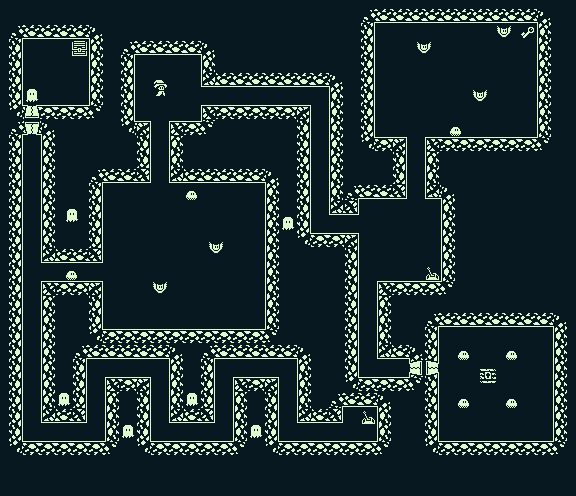

A level layout from a 2D game, rendered from its tile map. Below: a short description, then the map file with tile-grid data replaced by summaries:
An orthogonal 72x62 tile map with 8x8 px tiles, 3 tile layers (Tile Layer 1, walls, actors), 3 tilesets.

<map version="1.0" tiledversion="1.1.4" orientation="orthogonal" renderorder="right-down" width="72" height="62" tilewidth="8" tileheight="8" infinite="0" nextobjectid="1">
 <tileset firstgid="1" name="backgroundTiles" tilewidth="16" tileheight="16" tilecount="40" columns="10">
  <image source="../backgroundTiles.png" width="160" height="64" />
 </tileset>
 <tileset firstgid="41" name="actorTiles" tilewidth="16" tileheight="16" tilecount="20" columns="5">
  <image source="../actorTiles.png" width="80" height="64" />
 </tileset>
 <tileset firstgid="61" name="actorTiles" tilewidth="16" tileheight="16" tilecount="20" columns="5">
  <image source="../actorTiles.png" width="80" height="64" />
 </tileset>
 <layer name="Tile Layer 1" width="72" height="62">
  <data>[4464 cells, 4464 non-empty, 1 distinct tile ids]</data>
 </layer>
 <layer name="walls" width="72" height="62">
  <data>[4464 cells, 350 non-empty, 18 distinct tile ids]</data>
 </layer>
 <layer name="actors" width="72" height="62">
  <data>[4464 cells, 29 non-empty, 13 distinct tile ids]</data>
 </layer>
</map>